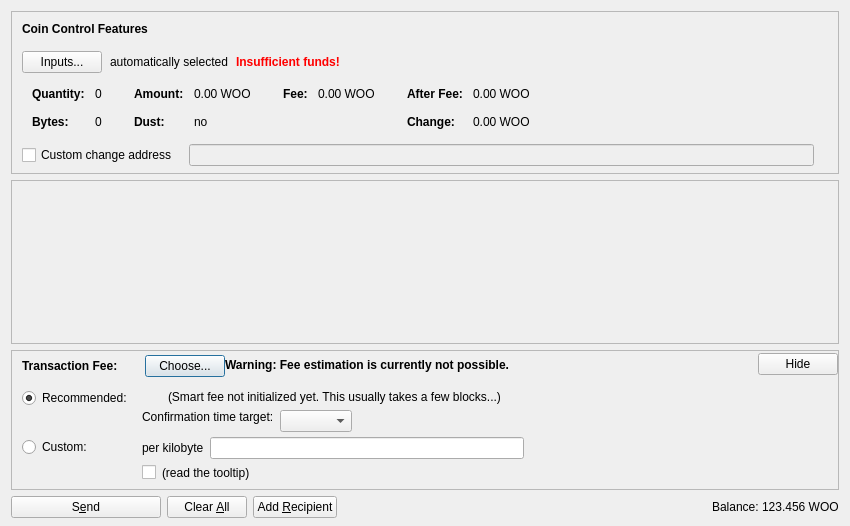
<?xml version="1.0" encoding="UTF-8"?>
<ui version="4.0">
 <class>SendCoinsDialog</class>
 <widget class="QDialog" name="SendCoinsDialog">
  <property name="geometry">
   <rect>
    <x>0</x>
    <y>0</y>
    <width>850</width>
    <height>526</height>
   </rect>
  </property>
  <property name="windowTitle">
   <string>Send Coins</string>
  </property>
  <layout class="QVBoxLayout" name="verticalLayout" stretch="0,1,0,0">
   <property name="bottomMargin">
    <number>8</number>
   </property>
   <item>
    <widget class="QFrame" name="frameCoinControl">
     <property name="sizePolicy">
      <sizepolicy hsizetype="Expanding" vsizetype="Expanding">
       <horstretch>0</horstretch>
       <verstretch>0</verstretch>
      </sizepolicy>
     </property>
     <property name="maximumSize">
      <size>
       <width>16777215</width>
       <height>16777215</height>
      </size>
     </property>
     <property name="frameShape">
      <enum>QFrame::StyledPanel</enum>
     </property>
     <property name="frameShadow">
      <enum>QFrame::Sunken</enum>
     </property>
     <layout class="QVBoxLayout" name="verticalLayoutCoinControl2">
      <property name="spacing">
       <number>0</number>
      </property>
      <property name="leftMargin">
       <number>0</number>
      </property>
      <property name="topMargin">
       <number>0</number>
      </property>
      <property name="rightMargin">
       <number>0</number>
      </property>
      <property name="bottomMargin">
       <number>6</number>
      </property>
      <item>
       <layout class="QVBoxLayout" name="verticalLayoutCoinControl" stretch="0,0,0,0,1">
        <property name="spacing">
         <number>0</number>
        </property>
        <property name="leftMargin">
         <number>10</number>
        </property>
        <property name="topMargin">
         <number>10</number>
        </property>
        <item>
         <layout class="QHBoxLayout" name="horizontalLayoutCoinControl1">
          <property name="bottomMargin">
           <number>15</number>
          </property>
          <item>
           <widget class="QLabel" name="labelCoinControlFeatures">
            <property name="sizePolicy">
             <sizepolicy hsizetype="Preferred" vsizetype="Maximum">
              <horstretch>0</horstretch>
              <verstretch>0</verstretch>
             </sizepolicy>
            </property>
            <property name="font">
             <font>
              <weight>75</weight>
              <bold>true</bold>
             </font>
            </property>
            <property name="styleSheet">
             <string notr="true">font-weight:bold;</string>
            </property>
            <property name="text">
             <string>Coin Control Features</string>
            </property>
           </widget>
          </item>
         </layout>
        </item>
        <item>
         <layout class="QHBoxLayout" name="horizontalLayoutCoinControl2" stretch="0,0,0,0">
          <property name="spacing">
           <number>8</number>
          </property>
          <property name="bottomMargin">
           <number>10</number>
          </property>
          <item>
           <widget class="QPushButton" name="pushButtonCoinControl">
            <property name="styleSheet">
             <string notr="true"/>
            </property>
            <property name="text">
             <string>Inputs...</string>
            </property>
            <property name="autoDefault">
             <bool>false</bool>
            </property>
           </widget>
          </item>
          <item>
           <widget class="QLabel" name="labelCoinControlAutomaticallySelected">
            <property name="text">
             <string>automatically selected</string>
            </property>
            <property name="margin">
             <number>5</number>
            </property>
           </widget>
          </item>
          <item>
           <widget class="QLabel" name="labelCoinControlInsuffFunds">
            <property name="font">
             <font>
              <weight>75</weight>
              <bold>true</bold>
             </font>
            </property>
            <property name="styleSheet">
             <string notr="true">color:red;font-weight:bold;</string>
            </property>
            <property name="text">
             <string>Insufficient funds!</string>
            </property>
            <property name="margin">
             <number>5</number>
            </property>
           </widget>
          </item>
          <item>
           <spacer name="horizontalSpacerCoinControl">
            <property name="orientation">
             <enum>Qt::Horizontal</enum>
            </property>
            <property name="sizeHint" stdset="0">
             <size>
              <width>40</width>
              <height>1</height>
             </size>
            </property>
           </spacer>
          </item>
         </layout>
        </item>
        <item>
         <widget class="QWidget" name="widgetCoinControl" native="true">
          <property name="sizePolicy">
           <sizepolicy hsizetype="Preferred" vsizetype="Preferred">
            <horstretch>0</horstretch>
            <verstretch>0</verstretch>
           </sizepolicy>
          </property>
          <property name="minimumSize">
           <size>
            <width>0</width>
            <height>0</height>
           </size>
          </property>
          <property name="styleSheet">
           <string notr="true"/>
          </property>
          <layout class="QHBoxLayout" name="horizontalLayoutCoinControl5">
           <property name="leftMargin">
            <number>0</number>
           </property>
           <property name="topMargin">
            <number>0</number>
           </property>
           <property name="rightMargin">
            <number>0</number>
           </property>
           <property name="bottomMargin">
            <number>0</number>
           </property>
           <item>
            <layout class="QHBoxLayout" name="horizontalLayoutCoinControl3" stretch="0,0,0,1">
             <property name="spacing">
              <number>20</number>
             </property>
             <property name="topMargin">
              <number>0</number>
             </property>
             <property name="bottomMargin">
              <number>10</number>
             </property>
             <item>
              <layout class="QFormLayout" name="formLayoutCoinControl1">
               <property name="horizontalSpacing">
                <number>10</number>
               </property>
               <property name="verticalSpacing">
                <number>14</number>
               </property>
               <property name="leftMargin">
                <number>10</number>
               </property>
               <property name="topMargin">
                <number>4</number>
               </property>
               <property name="rightMargin">
                <number>6</number>
               </property>
               <item row="0" column="0">
                <widget class="QLabel" name="labelCoinControlQuantityText">
                 <property name="font">
                  <font>
                   <weight>75</weight>
                   <bold>true</bold>
                  </font>
                 </property>
                 <property name="text">
                  <string>Quantity:</string>
                 </property>
                 <property name="margin">
                  <number>0</number>
                 </property>
                </widget>
               </item>
               <item row="0" column="1">
                <widget class="QLabel" name="labelCoinControlQuantity">
                 <property name="cursor">
                  <cursorShape>IBeamCursor</cursorShape>
                 </property>
                 <property name="contextMenuPolicy">
                  <enum>Qt::ActionsContextMenu</enum>
                 </property>
                 <property name="text">
                  <string notr="true">0</string>
                 </property>
                 <property name="margin">
                  <number>0</number>
                 </property>
                 <property name="textInteractionFlags">
                  <set>Qt::LinksAccessibleByMouse|Qt::TextSelectableByKeyboard|Qt::TextSelectableByMouse</set>
                 </property>
                </widget>
               </item>
               <item row="1" column="0">
                <widget class="QLabel" name="labelCoinControlBytesText">
                 <property name="font">
                  <font>
                   <weight>75</weight>
                   <bold>true</bold>
                  </font>
                 </property>
                 <property name="text">
                  <string>Bytes:</string>
                 </property>
                </widget>
               </item>
               <item row="1" column="1">
                <widget class="QLabel" name="labelCoinControlBytes">
                 <property name="cursor">
                  <cursorShape>IBeamCursor</cursorShape>
                 </property>
                 <property name="contextMenuPolicy">
                  <enum>Qt::ActionsContextMenu</enum>
                 </property>
                 <property name="text">
                  <string notr="true">0</string>
                 </property>
                 <property name="textInteractionFlags">
                  <set>Qt::LinksAccessibleByMouse|Qt::TextSelectableByKeyboard|Qt::TextSelectableByMouse</set>
                 </property>
                </widget>
               </item>
              </layout>
             </item>
             <item>
              <layout class="QFormLayout" name="formLayoutCoinControl2">
               <property name="horizontalSpacing">
                <number>10</number>
               </property>
               <property name="verticalSpacing">
                <number>14</number>
               </property>
               <property name="leftMargin">
                <number>6</number>
               </property>
               <property name="topMargin">
                <number>4</number>
               </property>
               <property name="rightMargin">
                <number>6</number>
               </property>
               <item row="0" column="0">
                <widget class="QLabel" name="labelCoinControlAmountText">
                 <property name="font">
                  <font>
                   <weight>75</weight>
                   <bold>true</bold>
                  </font>
                 </property>
                 <property name="text">
                  <string>Amount:</string>
                 </property>
                 <property name="margin">
                  <number>0</number>
                 </property>
                </widget>
               </item>
               <item row="0" column="1">
                <widget class="QLabel" name="labelCoinControlAmount">
                 <property name="cursor">
                  <cursorShape>IBeamCursor</cursorShape>
                 </property>
                 <property name="contextMenuPolicy">
                  <enum>Qt::ActionsContextMenu</enum>
                 </property>
                 <property name="text">
                  <string notr="true">0.00 WOO</string>
                 </property>
                 <property name="textInteractionFlags">
                  <set>Qt::LinksAccessibleByMouse|Qt::TextSelectableByKeyboard|Qt::TextSelectableByMouse</set>
                 </property>
                </widget>
               </item>
               <item row="1" column="0">
                <widget class="QLabel" name="labelCoinControlLowOutputText">
                 <property name="font">
                  <font>
                   <weight>75</weight>
                   <bold>true</bold>
                  </font>
                 </property>
                 <property name="text">
                  <string>Dust:</string>
                 </property>
                </widget>
               </item>
               <item row="1" column="1">
                <widget class="QLabel" name="labelCoinControlLowOutput">
                 <property name="cursor">
                  <cursorShape>IBeamCursor</cursorShape>
                 </property>
                 <property name="contextMenuPolicy">
                  <enum>Qt::ActionsContextMenu</enum>
                 </property>
                 <property name="text">
                  <string notr="true">no</string>
                 </property>
                 <property name="textInteractionFlags">
                  <set>Qt::LinksAccessibleByMouse|Qt::TextSelectableByKeyboard|Qt::TextSelectableByMouse</set>
                 </property>
                </widget>
               </item>
              </layout>
             </item>
             <item>
              <layout class="QFormLayout" name="formLayoutCoinControl3">
               <property name="horizontalSpacing">
                <number>10</number>
               </property>
               <property name="verticalSpacing">
                <number>14</number>
               </property>
               <property name="leftMargin">
                <number>6</number>
               </property>
               <property name="topMargin">
                <number>4</number>
               </property>
               <property name="rightMargin">
                <number>6</number>
               </property>
               <item row="0" column="0">
                <widget class="QLabel" name="labelCoinControlFeeText">
                 <property name="font">
                  <font>
                   <weight>75</weight>
                   <bold>true</bold>
                  </font>
                 </property>
                 <property name="text">
                  <string>Fee:</string>
                 </property>
                 <property name="margin">
                  <number>0</number>
                 </property>
                </widget>
               </item>
               <item row="0" column="1">
                <widget class="QLabel" name="labelCoinControlFee">
                 <property name="cursor">
                  <cursorShape>IBeamCursor</cursorShape>
                 </property>
                 <property name="contextMenuPolicy">
                  <enum>Qt::ActionsContextMenu</enum>
                 </property>
                 <property name="text">
                  <string notr="true">0.00 WOO</string>
                 </property>
                 <property name="textInteractionFlags">
                  <set>Qt::LinksAccessibleByMouse|Qt::TextSelectableByKeyboard|Qt::TextSelectableByMouse</set>
                 </property>
                </widget>
               </item>
              </layout>
             </item>
             <item>
              <layout class="QFormLayout" name="formLayoutCoinControl4">
               <property name="horizontalSpacing">
                <number>10</number>
               </property>
               <property name="verticalSpacing">
                <number>14</number>
               </property>
               <property name="leftMargin">
                <number>6</number>
               </property>
               <property name="topMargin">
                <number>4</number>
               </property>
               <property name="rightMargin">
                <number>6</number>
               </property>
               <item row="0" column="0">
                <widget class="QLabel" name="labelCoinControlAfterFeeText">
                 <property name="font">
                  <font>
                   <weight>75</weight>
                   <bold>true</bold>
                  </font>
                 </property>
                 <property name="text">
                  <string>After Fee:</string>
                 </property>
                 <property name="margin">
                  <number>0</number>
                 </property>
                </widget>
               </item>
               <item row="0" column="1">
                <widget class="QLabel" name="labelCoinControlAfterFee">
                 <property name="cursor">
                  <cursorShape>IBeamCursor</cursorShape>
                 </property>
                 <property name="contextMenuPolicy">
                  <enum>Qt::ActionsContextMenu</enum>
                 </property>
                 <property name="text">
                  <string notr="true">0.00 WOO</string>
                 </property>
                 <property name="textInteractionFlags">
                  <set>Qt::LinksAccessibleByMouse|Qt::TextSelectableByKeyboard|Qt::TextSelectableByMouse</set>
                 </property>
                </widget>
               </item>
               <item row="1" column="0">
                <widget class="QLabel" name="labelCoinControlChangeText">
                 <property name="font">
                  <font>
                   <weight>75</weight>
                   <bold>true</bold>
                  </font>
                 </property>
                 <property name="text">
                  <string>Change:</string>
                 </property>
                </widget>
               </item>
               <item row="1" column="1">
                <widget class="QLabel" name="labelCoinControlChange">
                 <property name="cursor">
                  <cursorShape>IBeamCursor</cursorShape>
                 </property>
                 <property name="contextMenuPolicy">
                  <enum>Qt::ActionsContextMenu</enum>
                 </property>
                 <property name="text">
                  <string notr="true">0.00 WOO</string>
                 </property>
                 <property name="textInteractionFlags">
                  <set>Qt::LinksAccessibleByMouse|Qt::TextSelectableByKeyboard|Qt::TextSelectableByMouse</set>
                 </property>
                </widget>
               </item>
              </layout>
             </item>
            </layout>
           </item>
          </layout>
         </widget>
        </item>
        <item>
         <layout class="QHBoxLayout" name="horizontalLayoutCoinControl4" stretch="0,0,0">
          <property name="spacing">
           <number>12</number>
          </property>
          <property name="sizeConstraint">
           <enum>QLayout::SetDefaultConstraint</enum>
          </property>
          <property name="topMargin">
           <number>5</number>
          </property>
          <property name="rightMargin">
           <number>5</number>
          </property>
          <item>
           <widget class="QCheckBox" name="checkBoxCoinControlChange">
            <property name="toolTip">
             <string>If this is activated, but the change address is empty or invalid, change will be sent to a newly generated address.</string>
            </property>
            <property name="text">
             <string>Custom change address</string>
            </property>
           </widget>
          </item>
          <item>
           <widget class="QValidatedLineEdit" name="lineEditCoinControlChange">
            <property name="enabled">
             <bool>false</bool>
            </property>
            <property name="sizePolicy">
             <sizepolicy hsizetype="Expanding" vsizetype="Fixed">
              <horstretch>0</horstretch>
              <verstretch>0</verstretch>
             </sizepolicy>
            </property>
           </widget>
          </item>
          <item>
           <widget class="QLabel" name="labelCoinControlChangeLabel">
            <property name="sizePolicy">
             <sizepolicy hsizetype="Preferred" vsizetype="Expanding">
              <horstretch>0</horstretch>
              <verstretch>0</verstretch>
             </sizepolicy>
            </property>
            <property name="minimumSize">
             <size>
              <width>0</width>
              <height>0</height>
             </size>
            </property>
            <property name="text">
             <string/>
            </property>
            <property name="margin">
             <number>3</number>
            </property>
           </widget>
          </item>
         </layout>
        </item>
        <item>
         <spacer name="verticalSpacerCoinControl">
          <property name="orientation">
           <enum>Qt::Vertical</enum>
          </property>
          <property name="sizeHint" stdset="0">
           <size>
            <width>800</width>
            <height>1</height>
           </size>
          </property>
         </spacer>
        </item>
       </layout>
      </item>
     </layout>
    </widget>
   </item>
   <item>
    <widget class="QScrollArea" name="scrollArea">
     <property name="widgetResizable">
      <bool>true</bool>
     </property>
     <widget class="QWidget" name="scrollAreaWidgetContents">
      <property name="geometry">
       <rect>
        <x>0</x>
        <y>0</y>
        <width>830</width>
        <height>104</height>
       </rect>
      </property>
      <layout class="QVBoxLayout" name="verticalLayout_2" stretch="0,1">
       <property name="leftMargin">
        <number>0</number>
       </property>
       <property name="topMargin">
        <number>0</number>
       </property>
       <property name="rightMargin">
        <number>0</number>
       </property>
       <property name="bottomMargin">
        <number>0</number>
       </property>
       <item>
        <layout class="QVBoxLayout" name="entries">
         <property name="spacing">
          <number>6</number>
         </property>
        </layout>
       </item>
       <item>
        <spacer name="verticalSpacer">
         <property name="orientation">
          <enum>Qt::Vertical</enum>
         </property>
         <property name="sizeHint" stdset="0">
          <size>
           <width>20</width>
           <height>40</height>
          </size>
         </property>
        </spacer>
       </item>
      </layout>
     </widget>
    </widget>
   </item>
   <item>
    <widget class="QFrame" name="frameFee">
     <property name="sizePolicy">
      <sizepolicy hsizetype="Expanding" vsizetype="Expanding">
       <horstretch>0</horstretch>
       <verstretch>0</verstretch>
      </sizepolicy>
     </property>
     <property name="maximumSize">
      <size>
       <width>16777215</width>
       <height>16777215</height>
      </size>
     </property>
     <property name="frameShape">
      <enum>QFrame::StyledPanel</enum>
     </property>
     <property name="frameShadow">
      <enum>QFrame::Sunken</enum>
     </property>
     <layout class="QVBoxLayout" name="verticalLayoutFee1">
      <property name="spacing">
       <number>0</number>
      </property>
      <property name="leftMargin">
       <number>0</number>
      </property>
      <property name="topMargin">
       <number>0</number>
      </property>
      <property name="rightMargin">
       <number>0</number>
      </property>
      <property name="bottomMargin">
       <number>0</number>
      </property>
      <item>
       <layout class="QVBoxLayout" name="verticalLayoutFee2" stretch="0,0,0">
        <property name="spacing">
         <number>0</number>
        </property>
        <property name="leftMargin">
         <number>10</number>
        </property>
        <property name="topMargin">
         <number>0</number>
        </property>
        <item>
         <layout class="QHBoxLayout" name="horizontalLayoutFee1">
          <property name="bottomMargin">
           <number>0</number>
          </property>
          <item>
           <layout class="QVBoxLayout" name="verticalLayoutFee7">
            <property name="spacing">
             <number>0</number>
            </property>
            <item>
             <spacer name="verticalSpacerSmartFee">
              <property name="orientation">
               <enum>Qt::Vertical</enum>
              </property>
              <property name="sizeType">
               <enum>QSizePolicy::Fixed</enum>
              </property>
              <property name="sizeHint" stdset="0">
               <size>
                <width>1</width>
                <height>4</height>
               </size>
              </property>
             </spacer>
            </item>
            <item>
             <layout class="QHBoxLayout" name="horizontalLayoutSmartFee">
              <property name="spacing">
               <number>10</number>
              </property>
              <item>
               <widget class="QLabel" name="labelFeeHeadline">
                <property name="sizePolicy">
                 <sizepolicy hsizetype="Preferred" vsizetype="Maximum">
                  <horstretch>0</horstretch>
                  <verstretch>0</verstretch>
                 </sizepolicy>
                </property>
                <property name="font">
                 <font>
                  <weight>75</weight>
                  <bold>true</bold>
                 </font>
                </property>
                <property name="styleSheet">
                 <string notr="true">font-weight:bold;</string>
                </property>
                <property name="text">
                 <string>Transaction Fee:</string>
                </property>
               </widget>
              </item>
              <item>
               <widget class="QLabel" name="labelFeeMinimized">
                <property name="text">
                 <string/>
                </property>
               </widget>
              </item>
              <item>
               <widget class="QPushButton" name="buttonChooseFee">
                <property name="text">
                 <string>Choose...</string>
                </property>
               </widget>
              </item>
             </layout>
            </item>
            <item>
             <spacer name="verticalSpacer_5">
              <property name="orientation">
               <enum>Qt::Vertical</enum>
              </property>
              <property name="sizeHint" stdset="0">
               <size>
                <width>1</width>
                <height>1</height>
               </size>
              </property>
             </spacer>
            </item>
           </layout>
          </item>
          <item>
           <widget class="QLabel" name="fallbackFeeWarningLabel">
            <property name="toolTip">
             <string>Using the fallbackfee can result in sending a transaction that will take several hours or days (or never) to confirm. Consider choosing your fee manually or wait until you have validated the complete chain.</string>
            </property>
            <property name="font">
            <font>
                <weight>75</weight>
                <bold>true</bold>
            </font>
            </property>
            <property name="text">
             <string>Warning: Fee estimation is currently not possible.</string>
            </property>
            <property name="wordWrap">
             <bool>false</bool>
            </property>
           </widget>
          </item>
          <item>
           <spacer name="horizontalSpacer_4">
            <property name="orientation">
             <enum>Qt::Horizontal</enum>
            </property>
            <property name="sizeType">
             <enum>QSizePolicy::MinimumExpanding</enum>
            </property>
            <property name="sizeHint" stdset="0">
             <size>
              <width>40</width>
              <height>20</height>
             </size>
            </property>
           </spacer>
          </item>
          <item>
           <widget class="QPushButton" name="buttonMinimizeFee">
            <property name="toolTip">
             <string>collapse fee-settings</string>
            </property>
            <property name="text">
             <string>Hide</string>
            </property>
           </widget>
          </item>
         </layout>
        </item>
        <item>
         <widget class="QFrame" name="frameFeeSelection">
          <layout class="QVBoxLayout" name="verticalLayoutFee12">
           <property name="spacing">
            <number>0</number>
           </property>
           <property name="leftMargin">
            <number>0</number>
           </property>
           <property name="topMargin">
            <number>0</number>
           </property>
           <property name="rightMargin">
            <number>0</number>
           </property>
           <property name="bottomMargin">
            <number>0</number>
           </property>
           <item>
            <layout class="QGridLayout" name="gridLayoutFee">
             <property name="topMargin">
              <number>10</number>
             </property>
             <property name="bottomMargin">
              <number>4</number>
             </property>
             <property name="horizontalSpacing">
              <number>10</number>
             </property>
             <property name="verticalSpacing">
              <number>4</number>
             </property>
             <item row="1" column="1">
              <layout class="QVBoxLayout" name="verticalLayoutFee8">
               <property name="spacing">
                <number>6</number>
               </property>
               <item>
                <layout class="QHBoxLayout" name="horizontalLayoutFee13">
                 <item>
                  <widget class="QLabel" name="labelCustomPerKilobyte">
                   <property name="toolTip">
                    <string>If the custom fee is set to 1000 satoshis and the transaction is only 250 bytes, then &quot;per kilobyte&quot; only pays 250 satoshis in fee, while &quot;total at least&quot; pays 1000 satoshis. For transactions bigger than a kilobyte both pay by kilobyte.</string>
                   </property>
                   <property name="text">
                    <string>per kilobyte</string>
                   </property>
                  </widget>
                 </item>
                 <item>
                  <widget class="BitcoinAmountField" name="customFee"/>
                 </item>
                 <item>
                  <spacer name="horizontalSpacer_6">
                   <property name="orientation">
                    <enum>Qt::Horizontal</enum>
                   </property>
                   <property name="sizeHint" stdset="0">
                    <size>
                     <width>1</width>
                     <height>1</height>
                    </size>
                   </property>
                  </spacer>
                 </item>
                </layout>
               </item>
               <item>
                <layout class="QHBoxLayout" name="horizontalLayoutFee8">
                 <item>
                  <widget class="QCheckBox" name="checkBoxMinimumFee">
                   <property name="toolTip">
                    <string>Paying only the minimum fee is just fine as long as there is less transaction volume than space in the blocks. But be aware that this can end up in a never confirming transaction once there is more demand for woocoin transactions than the network can process.</string>
                   </property>
                   <property name="text">
                    <string/>
                   </property>
                  </widget>
                 </item>
                 <item>
                  <widget class="QLabel" name="labelMinFeeWarning">
                   <property name="enabled">
                    <bool>true</bool>
                   </property>
                   <property name="toolTip">
                    <string>Paying only the minimum fee is just fine as long as there is less transaction volume than space in the blocks. But be aware that this can end up in a never confirming transaction once there is more demand for woocoin transactions than the network can process.</string>
                   </property>
                   <property name="text">
                    <string>(read the tooltip)</string>
                   </property>
                   <property name="margin">
                    <number>5</number>
                   </property>
                  </widget>
                 </item>
                 <item>
                  <spacer name="horizontalSpacer_2">
                   <property name="orientation">
                    <enum>Qt::Horizontal</enum>
                   </property>
                   <property name="sizeHint" stdset="0">
                    <size>
                     <width>1</width>
                     <height>1</height>
                    </size>
                   </property>
                  </spacer>
                 </item>
                </layout>
               </item>
              </layout>
             </item>
             <item row="0" column="0">
              <layout class="QVBoxLayout" name="verticalLayoutFee4" stretch="0,1">
               <item>
                <widget class="QRadioButton" name="radioSmartFee">
                 <property name="text">
                  <string>Recommended:</string>
                 </property>
                 <property name="checked">
                  <bool>true</bool>
                 </property>
                 <attribute name="buttonGroup">
                  <string notr="true">groupFee</string>
                 </attribute>
                </widget>
               </item>
               <item>
                <spacer name="verticalSpacer_2">
                 <property name="orientation">
                  <enum>Qt::Vertical</enum>
                 </property>
                 <property name="sizeHint" stdset="0">
                  <size>
                   <width>1</width>
                   <height>1</height>
                  </size>
                 </property>
                </spacer>
               </item>
              </layout>
             </item>
             <item row="1" column="0">
              <layout class="QVBoxLayout" name="verticalLayoutFee9" stretch="0,1">
               <item>
                <widget class="QRadioButton" name="radioCustomFee">
                 <property name="text">
                  <string>Custom:</string>
                 </property>
                 <attribute name="buttonGroup">
                  <string notr="true">groupFee</string>
                 </attribute>
                </widget>
               </item>
               <item>
                <spacer name="verticalSpacer_6">
                 <property name="orientation">
                  <enum>Qt::Vertical</enum>
                 </property>
                 <property name="sizeHint" stdset="0">
                  <size>
                   <width>1</width>
                   <height>1</height>
                  </size>
                 </property>
                </spacer>
               </item>
              </layout>
             </item>
             <item row="0" column="1">
              <layout class="QVBoxLayout" name="verticalLayoutFee3" stretch="0,0,1">
               <property name="spacing">
                <number>6</number>
               </property>
               <property name="topMargin">
                <number>2</number>
               </property>
               <item>
                <layout class="QHBoxLayout" name="horizontalLayoutFee12">
                 <item>
                  <widget class="QLabel" name="labelSmartFee">
                   <property name="text">
                    <string/>
                   </property>
                   <property name="margin">
                    <number>2</number>
                   </property>
                  </widget>
                 </item>
                 <item>
                  <widget class="QLabel" name="labelFeeEstimation">
                   <property name="text">
                    <string/>
                   </property>
                  </widget>
                 </item>
                 <item>
                  <widget class="QLabel" name="labelSmartFee2">
                   <property name="text">
                    <string>(Smart fee not initialized yet. This usually takes a few blocks...)</string>
                   </property>
                   <property name="margin">
                    <number>2</number>
                   </property>
                  </widget>
                 </item>
                 <item>
                  <spacer name="horizontalSpacer_5">
                   <property name="orientation">
                    <enum>Qt::Horizontal</enum>
                   </property>
                   <property name="sizeHint" stdset="0">
                    <size>
                     <width>1</width>
                     <height>1</height>
                    </size>
                   </property>
                  </spacer>
                 </item>
                </layout>
               </item>
               <item>
                <layout class="QHBoxLayout" name="horizontalLayoutFee9">
                 <item>
                  <layout class="QVBoxLayout" name="verticalLayoutFee6">
                   <item>
                    <widget class="QLabel" name="labelSmartFee3">
                     <property name="text">
                      <string>Confirmation time target:</string>
                     </property>
                     <property name="margin">
                      <number>2</number>
                     </property>
                    </widget>
                   </item>
                   <item>
                    <spacer name="verticalSpacer_3">
                     <property name="orientation">
                      <enum>Qt::Vertical</enum>
                     </property>
                     <property name="sizeHint" stdset="0">
                      <size>
                       <width>1</width>
                       <height>1</height>
                      </size>
                     </property>
                    </spacer>
                   </item>
                  </layout>
                 </item>
                 <item>
                  <layout class="QVBoxLayout" name="verticalLayoutFee5">
                   <property name="rightMargin">
                    <number>30</number>
                   </property>
                   <item>
                    <layout class="QHBoxLayout" name="horizontalLayoutConfTarget">
                     <property name="bottomMargin">
                      <number>0</number>
                     </property>
                     <item>
                      <widget class="QComboBox" name="confTargetSelector"/>
                     </item>
                     <item>
                      <spacer name="horizontalSpacerConfTarget">
                       <property name="orientation">
                        <enum>Qt::Horizontal</enum>
                       </property>
                       <property name="sizeHint" stdset="0">
                        <size>
                         <width>40</width>
                         <height>20</height>
                        </size>
                       </property>
                      </spacer>
                     </item>
                    </layout>
                   </item>
                  </layout>
                 </item>
                </layout>
               </item>
               <item>
                <spacer name="verticalSpacer_4">
                 <property name="orientation">
                  <enum>Qt::Vertical</enum>
                 </property>
                 <property name="sizeHint" stdset="0">
                  <size>
                   <width>1</width>
                   <height>1</height>
                  </size>
                 </property>
                </spacer>
               </item>
              </layout>
             </item>
            </layout>
           </item>
          </layout>
         </widget>
        </item>
        <item>
         <spacer name="verticalSpacerFee">
          <property name="orientation">
           <enum>Qt::Vertical</enum>
          </property>
          <property name="sizeHint" stdset="0">
           <size>
            <width>40</width>
            <height>5</height>
           </size>
          </property>
         </spacer>
        </item>
       </layout>
      </item>
     </layout>
    </widget>
   </item>
   <item>
    <layout class="QHBoxLayout" name="horizontalLayout">
     <item>
      <widget class="QPushButton" name="sendButton">
       <property name="minimumSize">
        <size>
         <width>150</width>
         <height>0</height>
        </size>
       </property>
       <property name="toolTip">
        <string>Confirm the send action</string>
       </property>
       <property name="text">
        <string>S&amp;end</string>
       </property>
       <property name="icon">
        <iconset resource="../bitcoin.qrc">
         <normaloff>:/icons/send</normaloff>:/icons/send</iconset>
       </property>
       <property name="autoDefault">
        <bool>false</bool>
       </property>
       <property name="default">
        <bool>false</bool>
       </property>
      </widget>
     </item>
     <item>
      <widget class="QPushButton" name="clearButton">
       <property name="sizePolicy">
        <sizepolicy hsizetype="Minimum" vsizetype="Fixed">
         <horstretch>0</horstretch>
         <verstretch>0</verstretch>
        </sizepolicy>
       </property>
       <property name="toolTip">
        <string>Clear all fields of the form.</string>
       </property>
       <property name="text">
        <string>Clear &amp;All</string>
       </property>
       <property name="icon">
        <iconset resource="../bitcoin.qrc">
         <normaloff>:/icons/remove</normaloff>:/icons/remove</iconset>
       </property>
       <property name="autoDefault">
        <bool>false</bool>
       </property>
      </widget>
     </item>
     <item>
      <widget class="QPushButton" name="addButton">
       <property name="toolTip">
        <string>Send to multiple recipients at once</string>
       </property>
       <property name="text">
        <string>Add &amp;Recipient</string>
       </property>
       <property name="icon">
        <iconset resource="../bitcoin.qrc">
         <normaloff>:/icons/add</normaloff>:/icons/add</iconset>
       </property>
       <property name="autoDefault">
        <bool>false</bool>
       </property>
      </widget>
     </item>
     <item>
      <spacer name="horizontalSpacer">
       <property name="orientation">
        <enum>Qt::Horizontal</enum>
       </property>
       <property name="sizeHint" stdset="0">
        <size>
         <width>40</width>
         <height>20</height>
        </size>
       </property>
      </spacer>
     </item>
     <item>
      <layout class="QHBoxLayout" name="horizontalLayout_2">
       <property name="spacing">
        <number>3</number>
       </property>
       <item>
        <widget class="QLabel" name="label">
         <property name="sizePolicy">
          <sizepolicy hsizetype="Preferred" vsizetype="Fixed">
           <horstretch>0</horstretch>
           <verstretch>0</verstretch>
          </sizepolicy>
         </property>
         <property name="text">
          <string>Balance:</string>
         </property>
        </widget>
       </item>
       <item>
        <widget class="QLabel" name="labelBalance">
         <property name="sizePolicy">
          <sizepolicy hsizetype="Preferred" vsizetype="Fixed">
           <horstretch>0</horstretch>
           <verstretch>0</verstretch>
          </sizepolicy>
         </property>
         <property name="cursor">
          <cursorShape>IBeamCursor</cursorShape>
         </property>
         <property name="text">
          <string notr="true">123.456 WOO</string>
         </property>
         <property name="textInteractionFlags">
          <set>Qt::LinksAccessibleByMouse|Qt::TextSelectableByKeyboard|Qt::TextSelectableByMouse</set>
         </property>
        </widget>
       </item>
      </layout>
     </item>
    </layout>
   </item>
  </layout>
 </widget>
 <customwidgets>
  <customwidget>
   <class>QValidatedLineEdit</class>
   <extends>QLineEdit</extends>
   <header>qt/qvalidatedlineedit.h</header>
  </customwidget>
  <customwidget>
   <class>BitcoinAmountField</class>
   <extends>QLineEdit</extends>
   <header>qt/bitcoinamountfield.h</header>
   <container>1</container>
  </customwidget>
 </customwidgets>
 <resources>
  <include location="../bitcoin.qrc"/>
 </resources>
 <connections/>
 <buttongroups>
  <buttongroup name="groupFee"/>
 </buttongroups>
</ui>
